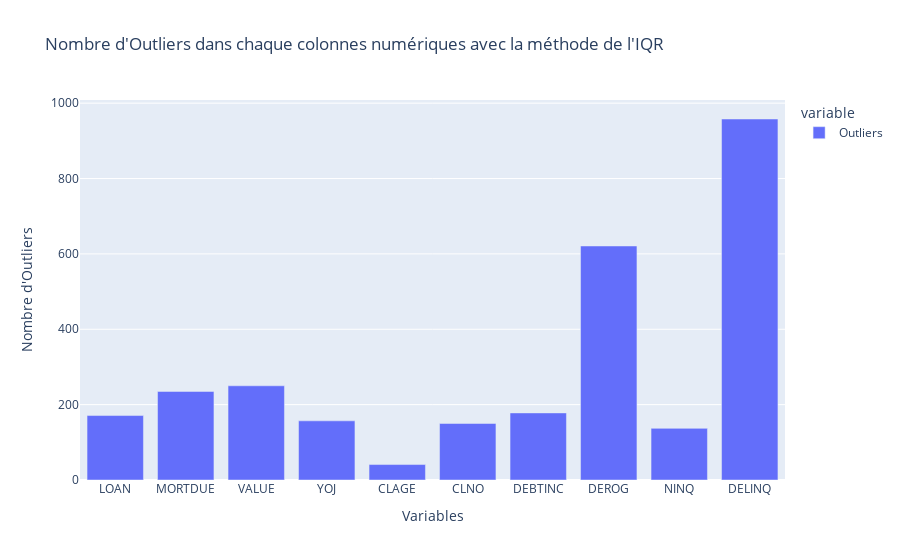

The code cell stored with this chart in its notebook:
### Markdown cell above
Détection par la méthode IQR

### Code cell
global_outliers_dict = {}
def detect_outliers_iqr(data, column):

    Q1 = data[column].quantile(0.25)
    Q3 = data[column].quantile(0.75)
    IQR = Q3 - Q1
    lower_bound = Q1 - 1.5 * IQR
    upper_bound = Q3 + 1.5 * IQR

    outliers = data[(data[column] < lower_bound) | (data[column] > upper_bound)]
    num_outliers = len(outliers)

    global_outliers_dict[column] = num_outliers

for var in var_num:
    detect_outliers_iqr(data_train_raw, var)

df_outliers_values = pd.DataFrame.from_dict(global_outliers_dict, orient='index', columns=['Outliers'])


print(df_outliers_values)
px.bar(df_outliers_values,
       labels = {'value':"Nombre d'Outliers",'index':'Variables'},
       title = "Nombre d'Outliers dans chaque colonnes numériques avec la méthode de l'IQR")

### Figure 1 — Plotly figure (JSON) as saved in the notebook; plotly's stock layout.template omitted (floating-point values rounded to 4 significant figures)
{"data": [{"alignmentgroup": "True", "hovertemplate": "variable=Outliers<br>Variables=%{x}<br>Nombre d'Outliers=%{y}<extra></extra>", "legendgroup": "Outliers", "marker": {"color": "#636efa", "pattern": {"shape": ""}}, "name": "Outliers", "offsetgroup": "Outliers", "orientation": "v", "showlegend": true, "textposition": "auto", "type": "bar", "x": ["LOAN", "MORTDUE", "VALUE", "YOJ", "CLAGE", "CLNO", "DEBTINC", "DEROG", "NINQ", "DELINQ"], "xaxis": "x", "y": [171, 235, 250, 157, 41, 150, 178, 621, 137, 958], "yaxis": "y"}], "layout": {"barmode": "relative", "legend": {"title": {"text": "variable"}, "tracegroupgap": 0}, "title": {"text": "Nombre d'Outliers dans chaque colonnes numériques avec la méthode de l'IQR"}, "xaxis": {"anchor": "y", "domain": [0, 1], "title": {"text": "Variables"}}, "yaxis": {"anchor": "x", "domain": [0, 1], "title": {"text": "Nombre d'Outliers"}}}}
